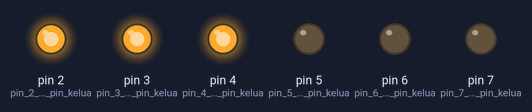
A sketch run on a simulated Arduino Uno, built with avr-gcc and run on an emulated ATmega328P. On the bench: output pins drawn as LEDs (lit = HIGH).

Above: at 0.2 s.
At 1.7 s:
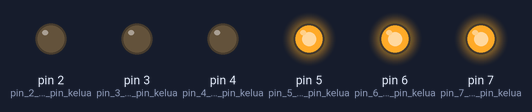
Timing chart, 0 to 3.0 s (numbered marks = the images above):
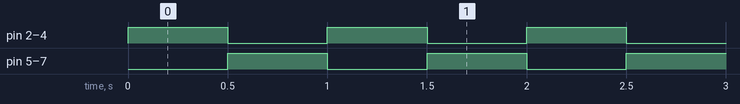

Measured:
- by itself, pin 2 (pin_2_dijadikan_pin_kelua), pin 3 (pin_3_dijadikan_pin_kelua), pin 4 (pin_4_dijadikan_pin_kelua), pin 5 (pin_5_dijadikan_pin_kelua), pin 6 (pin_6_dijadikan_pin_kelua), pin 7 (pin_7_dijadikan_pin_kelua): alternates HIGH for 0.50 s and LOW for 0.50 s

The sketch:

LED_Berkelip.ino
```cpp
//Pada aturcara ini, untuk membolehkan LED dikawal, pin yang disambung ke LED perlu dikonfigurasi segabai pin keluaran

//Sambungan:
//Pin 2 disambung ke LED1
//Pin 3 disambung ke LED2
//Pin 4 disambung ke LED3
//Pin 5 disambung ke LED4
//Pin 6 disambung ke LED5
//Pin 7 disambung ke LED6

//definasi ini dibuat hanya untuk memudahkan memahami kod aturcara
#define tunggu(x) delay(x)    //arahan "delay" diganti namanya kepada "tunggu" untuk memudahkan memahami apa yang berlaku
#define NYALA HIGH  //LED akan menyala apabila LOGIK "1" @ "HIGH" disetkan pada pin Mikropengawal. Kata nama "NYALA" akan mewakili "HIGH"
#define PADAM LOW   //LED akan padam apabila LOGIK "0" @ "LOW" disetkan pada pin Mikropengawal. Kata nama "PADAM" akan mewakili "LOW"

//Kebiasannya pada fungsi setup, arahan-arahan konfigurasi akan dibuat disini
//fungsi setup ini akan dijalakan terlebih dahulu sebelum fungsi-fungsi yang lain
//fungsi ini akan dijalakan setiap kali papan litar dihidupkan atau di reset
void setup() {
  // put your setup code here, to run once:
  pinMode(2,OUTPUT);  //pin 2 dijadikan pin keluaran (output)
  pinMode(3,OUTPUT);  //pin 3 dijadikan pin keluaran (output)
  pinMode(4,OUTPUT);  //pin 4 dijadikan pin keluaran (output)
  pinMode(5,OUTPUT);  //pin 5 dijadikan pin keluaran (output)
  pinMode(6,OUTPUT);  //pin 6 dijadikan pin keluaran (output)
  pinMode(7,OUTPUT);  //pin 7 dijadikan pin keluaran (output)

  //Sebelum mulakan kerdipan LED, pastikan kesemua LED dipadamkan
  digitalWrite(2,PADAM);
  digitalWrite(3,PADAM);
  digitalWrite(4,PADAM);
  digitalWrite(5,PADAM);
  digitalWrite(6,PADAM);
  digitalWrite(7,PADAM);
}

//Selepas fungsi setup selesai dilaksanakan, arahan-arahan dibawah akan dilaksanakan secara berulang-ulang
void loop() {
  // put your main code here, to run repeatedly:

  //Setkan LED1, LED2 dan LED3 menyala. Manakala LED4, LED5 dan LED6 padam
  digitalWrite(2,NYALA);
  digitalWrite(3,NYALA);
  digitalWrite(4,NYALA);
  digitalWrite(5,PADAM);
  digitalWrite(6,PADAM);
  digitalWrite(7,PADAM);

  tunggu(500);    //tunggu 0.5 (500 milisaat) saat sebelum tukar nyalaan

  //Setkan LED1, LED2 dan LED3 padam. Manakala LED4, LED5 dan LED6 nyala
  digitalWrite(2,PADAM);
  digitalWrite(3,PADAM);
  digitalWrite(4,PADAM);
  digitalWrite(5,NYALA);
  digitalWrite(6,NYALA);
  digitalWrite(7,NYALA);

  tunggu(500);    //tunggu 0.5 saat sebelum ulang semula arahan-arahan bermula dari awalan fungi loop ini
}
```
